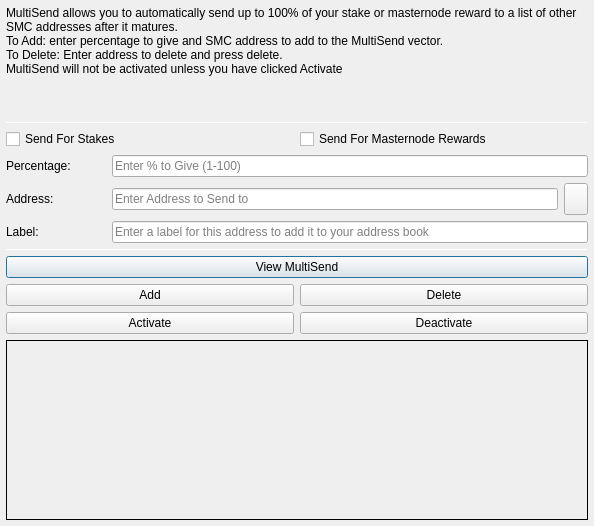
<?xml version="1.0" encoding="UTF-8"?>
<ui version="4.0">
 <class>MultiSendDialog</class>
 <widget class="QDialog" name="MultiSendDialog">
  <property name="windowModality">
   <enum>Qt::NonModal</enum>
  </property>
  <property name="geometry">
   <rect>
    <x>0</x>
    <y>0</y>
    <width>594</width>
    <height>526</height>
   </rect>
  </property>
  <property name="windowTitle">
   <string>MultiSend</string>
  </property>
  <layout class="QVBoxLayout" name="verticalLayout" stretch="0">
   <property name="leftMargin">
    <number>6</number>
   </property>
   <property name="topMargin">
    <number>6</number>
   </property>
   <property name="rightMargin">
    <number>6</number>
   </property>
   <property name="bottomMargin">
    <number>6</number>
   </property>
   <item>
    <layout class="QVBoxLayout" name="verticalLayout_Main" stretch="1,1,1,0,1,1,1">
     <item>
      <widget class="QLabel" name="label_2">
       <property name="lineWidth">
        <number>1</number>
       </property>
       <property name="text">
        <string>MultiSend allows you to automatically send up to 100% of your stake or masternode reward to a list of other SMC addresses after it matures.
To Add: enter percentage to give and SMC address to add to the MultiSend vector.
To Delete: Enter address to delete and press delete.
MultiSend will not be activated unless you have clicked Activate</string>
       </property>
       <property name="alignment">
        <set>Qt::AlignLeading|Qt::AlignLeft|Qt::AlignTop</set>
       </property>
       <property name="wordWrap">
        <bool>true</bool>
       </property>
      </widget>
     </item>
     <item>
      <widget class="Line" name="line">
       <property name="minimumSize">
        <size>
         <width>0</width>
         <height>1</height>
        </size>
       </property>
       <property name="maximumSize">
        <size>
         <width>16777215</width>
         <height>1</height>
        </size>
       </property>
       <property name="orientation">
        <enum>Qt::Horizontal</enum>
       </property>
      </widget>
     </item>
     <item>
      <layout class="QVBoxLayout" name="verticalLayout_Settings">
       <item>
        <layout class="QHBoxLayout" name="horizontalLayout">
         <item>
          <widget class="QCheckBox" name="multiSendStakeCheckBox">
           <property name="text">
            <string>Send For Stakes</string>
           </property>
          </widget>
         </item>
         <item>
          <widget class="QCheckBox" name="multiSendMasternodeCheckBox">
           <property name="text">
            <string>Send For Masternode Rewards</string>
           </property>
          </widget>
         </item>
        </layout>
       </item>
       <item>
        <layout class="QHBoxLayout" name="horizontalLayout_6">
         <item>
          <widget class="QLabel" name="label">
           <property name="minimumSize">
            <size>
             <width>100</width>
             <height>0</height>
            </size>
           </property>
           <property name="toolTip">
            <string>Percentage of stake to send</string>
           </property>
           <property name="text">
            <string>Percentage:</string>
           </property>
          </widget>
         </item>
         <item>
          <widget class="QLineEdit" name="multiSendPercentEdit">
           <property name="toolTip">
            <string>Enter whole numbers 1 - 100</string>
           </property>
           <property name="placeholderText">
            <string>Enter % to Give (1-100)</string>
           </property>
          </widget>
         </item>
        </layout>
       </item>
       <item>
        <layout class="QHBoxLayout" name="horizontalLayout_7">
         <item>
          <widget class="QLabel" name="label_5">
           <property name="minimumSize">
            <size>
             <width>100</width>
             <height>0</height>
            </size>
           </property>
           <property name="toolTip">
            <string>Address to send portion of stake to</string>
           </property>
           <property name="text">
            <string>Address:</string>
           </property>
          </widget>
         </item>
         <item>
          <widget class="QLineEdit" name="multiSendAddressEdit">
           <property name="toolTip">
            <string/>
           </property>
           <property name="placeholderText">
            <string>Enter Address to Send to</string>
           </property>
          </widget>
         </item>
         <item>
          <widget class="QToolButton" name="addressBookButton">
           <property name="maximumSize">
            <size>
             <width>16777215</width>
             <height>32</height>
            </size>
           </property>
           <property name="toolTip">
            <string>Choose an address from the address book</string>
           </property>
           <property name="text">
            <string/>
           </property>
           <property name="icon">
            <iconset resource="../smc.qrc">
             <normaloff>:/icons/address-book</normaloff>:/icons/address-book</iconset>
           </property>
           <property name="shortcut">
            <string>Alt+A</string>
           </property>
          </widget>
         </item>
        </layout>
       </item>
      </layout>
     </item>
     <item>
      <layout class="QHBoxLayout" name="horizontalLayout_3">
       <item>
        <widget class="QLabel" name="label_3">
         <property name="minimumSize">
          <size>
           <width>100</width>
           <height>0</height>
          </size>
         </property>
         <property name="text">
          <string>Label:</string>
         </property>
        </widget>
       </item>
       <item>
        <widget class="QLineEdit" name="labelAddressLabelEdit">
         <property name="placeholderText">
          <string>Enter a label for this address to add it to your address book</string>
         </property>
        </widget>
       </item>
      </layout>
     </item>
     <item>
      <widget class="Line" name="line_2">
       <property name="minimumSize">
        <size>
         <width>0</width>
         <height>1</height>
        </size>
       </property>
       <property name="maximumSize">
        <size>
         <width>16777215</width>
         <height>1</height>
        </size>
       </property>
       <property name="orientation">
        <enum>Qt::Horizontal</enum>
       </property>
      </widget>
     </item>
     <item>
      <layout class="QVBoxLayout" name="verticalLayout_Buttons">
       <item>
        <layout class="QHBoxLayout" name="horizontalLayout_4">
         <item>
          <widget class="QPushButton" name="viewButton">
           <property name="toolTip">
            <string/>
           </property>
           <property name="statusTip">
            <string>View MultiSend Vector</string>
           </property>
           <property name="text">
            <string>View MultiSend</string>
           </property>
          </widget>
         </item>
        </layout>
       </item>
       <item>
        <layout class="QHBoxLayout" name="horizontalLayout_2">
         <item>
          <widget class="QPushButton" name="addButton">
           <property name="toolTip">
            <string/>
           </property>
           <property name="statusTip">
            <string>Add to MultiSend Vector</string>
           </property>
           <property name="text">
            <string>Add</string>
           </property>
          </widget>
         </item>
         <item>
          <widget class="QPushButton" name="deleteButton">
           <property name="toolTip">
            <string/>
           </property>
           <property name="statusTip">
            <string>Delete Address From MultiSend Vector</string>
           </property>
           <property name="text">
            <string>Delete</string>
           </property>
          </widget>
         </item>
        </layout>
       </item>
       <item>
        <layout class="QHBoxLayout" name="horizontalLayout_5">
         <item>
          <widget class="QPushButton" name="activateButton">
           <property name="statusTip">
            <string>Activate MultiSend</string>
           </property>
           <property name="text">
            <string>Activate</string>
           </property>
          </widget>
         </item>
         <item>
          <widget class="QPushButton" name="disableButton">
           <property name="statusTip">
            <string>Deactivate MultiSend</string>
           </property>
           <property name="text">
            <string>Deactivate</string>
           </property>
          </widget>
         </item>
        </layout>
       </item>
      </layout>
     </item>
     <item>
      <widget class="QLabel" name="message">
       <property name="minimumSize">
        <size>
         <width>0</width>
         <height>180</height>
        </size>
       </property>
       <property name="frameShape">
        <enum>QFrame::Panel</enum>
       </property>
       <property name="frameShadow">
        <enum>QFrame::Plain</enum>
       </property>
       <property name="lineWidth">
        <number>1</number>
       </property>
       <property name="midLineWidth">
        <number>1</number>
       </property>
       <property name="text">
        <string/>
       </property>
       <property name="alignment">
        <set>Qt::AlignLeading|Qt::AlignLeft|Qt::AlignTop</set>
       </property>
       <property name="wordWrap">
        <bool>true</bool>
       </property>
      </widget>
     </item>
    </layout>
   </item>
  </layout>
 </widget>
 <resources>
  <include location="../smc.qrc"/>
 </resources>
 <connections/>
</ui>
